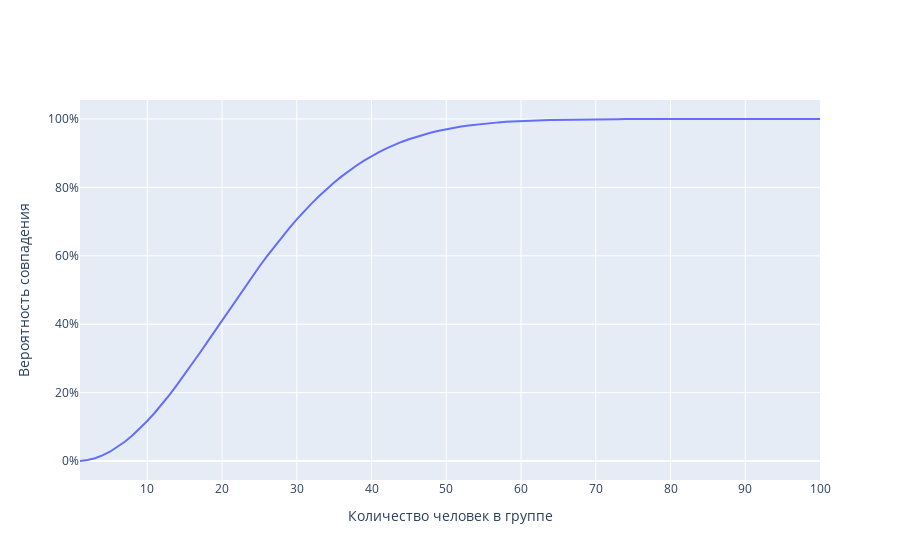

Write notebook code for a chart like this one.
### Markdown cell above
В любой случайной группе из 23 человек вероятность совпадения дней рождения у двух человек составляет более 50%

### Code cell
import plotly.graph_objs as go
from math import log, exp, lgamma
import numpy as np

def probability(n):
    if n > 365:
        return 1

    log_prob = lgamma(366) - n * log(365) - lgamma(366 - n)

    return 1 - exp(log_prob)

group_sizes = np.arange(1, 101)
probabilities = [probability(n) for n in group_sizes]

fig = go.Figure([go.Scatter(x=group_sizes, y=probabilities)])

fig.update_layout(
    yaxis=dict(tickformat=".0%"),
    xaxis_title="Количество человек в группе",
    yaxis_title="Вероятность совпадения",
)
fig.show()

### Figure 1 — Plotly figure (JSON) as saved in the notebook; plotly's stock layout.template omitted (floating-point values rounded to 4 significant figures)
{"data": [{"type": "scatter", "x": [1, 2, 3, 4, 5, 6, 7, 8, 9, 10, 11, 12, 13, 14, 15, 16, 17, 18, 19, 20, 21, 22, 23, 24, 25, 26, 27, 28, 29, 30, 31, 32, 33, 34, 35, 36, 37, 38, 39, 40, 41, 42, 43, 44, 45, 46, 47, 48, 49, 50, 51, 52, 53, 54, 55, 56, 57, 58, 59, 60, 61, 62, 63, 64, 65, 66, 67, 68, 69, 70, 71, 72, 73, 74, 75, 76, 77, 78, 79, 80, 81, 82, 83, 84, 85, 86, 87, 88, 89, 90, 91, 92, 93, 94, 95, 96, 97, 98, 99, 100], "y": [-2.274e-13, 0.00274, 0.008204, 0.01636, 0.02714, 0.04046, 0.05624, 0.07434, 0.09462, 0.1169, 0.1411, 0.167, 0.1944, 0.2231, 0.2529, 0.2836, 0.315, 0.3469, 0.3791, 0.4114, 0.4437, 0.4757, 0.5073, 0.5383, 0.5687, 0.5982, 0.6269, 0.6545, 0.681, 0.7063, 0.7305, 0.7533, 0.775, 0.7953, 0.8144, 0.8322, 0.8487, 0.8641, 0.8782, 0.8912, 0.9032, 0.914, 0.9239, 0.9329, 0.941, 0.9483, 0.9548, 0.9606, 0.9658, 0.9704, 0.9744, 0.978, 0.9811, 0.9839, 0.9863, 0.9883, 0.9901, 0.9917, 0.993, 0.9941, 0.9951, 0.9959, 0.9966, 0.9972, 0.9977, 0.9981, 0.9984, 0.9987, 0.999, 0.9992, 0.9993, 0.9995, 0.9996, 0.9996, 0.9997, 0.9998, 0.9998, 0.9999, 0.9999, 0.9999, 0.9999, 0.9999, 1.0, 1.0, 1.0, 1.0, 1.0, 1.0, 1.0, 1.0, 1.0, 1.0, 1.0, 1.0, 1.0, 1.0, 1.0, 1.0, 1.0, 1.0]}], "layout": {"xaxis": {"title": {"text": "Количество человек в группе"}}, "yaxis": {"tickformat": ".0%", "title": {"text": "Вероятность совпадения"}}}}
